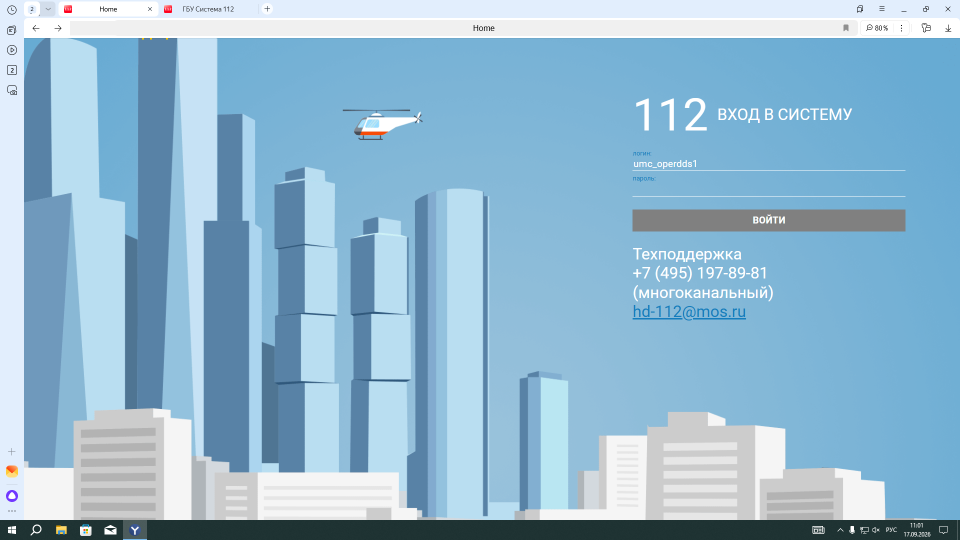
#> input picture frontend/screenshots/reference/dds_01__login.png, 1920 x 1080 px (shown at 1/2 size)
$ python -i compare.py   (imports and definitions only)
#> lines starting #> are read from the running program, lines starting #| are printed output that depends on the picture
# -*- coding: utf-8 -*-
"""Сравнение «кадр боевой системы — экран тренажёра» для аудита и слайдов.

У кадров боевой системы срезается рамка браузера и панель задач: в
адресной строке там внутренний адрес стенда заказчика, выносить его
в открытые материалы нельзя.

Запуск: python3 compare.py <каталог эталонов> <каталог наших кадров> <куда>
"""
import sys
from pathlib import Path

from PIL import Image, ImageDraw, ImageFont

# [1 line that did not run here, left out]
# [1 line not run here, left out]

ПАРЫ = [
    ("вход", "dds_01__login.png", "desktop-01-вход.png"),
    ("журнал", "dds_04__journal-rows.png", "desktop-05-журнал-ддс.png"),
    ("карточка-112", "kartochka_01__card112-empty-quick-types.png", "desktop-03-карточка112.png"),
    ("карточка-ддс", "dds_18__card-dds-history-full.png", "desktop-06-карточка-ддс.png"),
]

ШИРИНА = 960


def шрифт(размер):
    for путь in ("/usr/share/fonts/truetype/dejavu/DejaVuSans-Bold.ttf",
                 "/usr/share/fonts/truetype/liberation/LiberationSans-Bold.ttf"):
        if Path(путь).exists():
            return ImageFont.truetype(путь, размер)
    return ImageFont.load_default()


def эталон(путь):
    im = Image.open(путь).convert("RGB")
#> im is the input picture: PIL image 1920x1080 RGB; mean R, G, B 145.6, 184.5, 209
    w, h = im.size
#> w = 1920; h = 1080
    # Рамка браузера сверху (вкладки и адрес), боковая панель слева,
    # панель задач снизу — по кадрам 1920×1080
    im = im.crop((48, 76, w, h - 40))
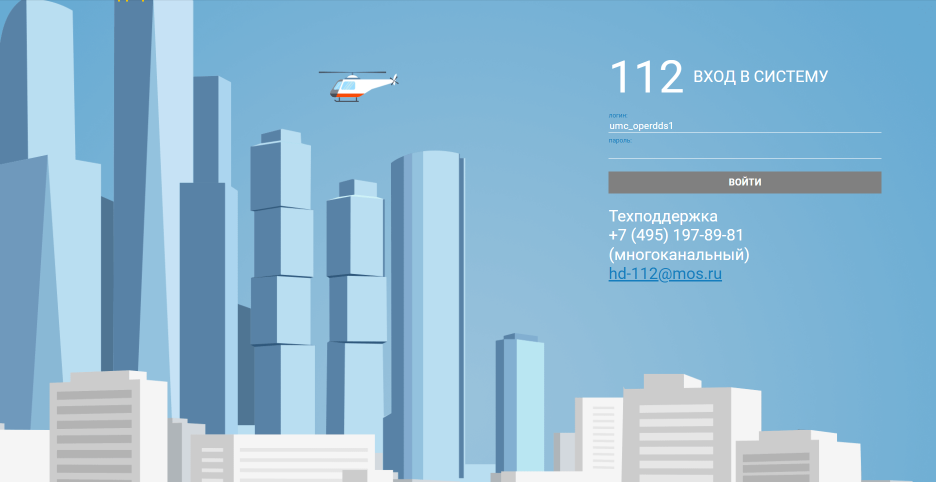
#> im: PIL image 1872x964 RGB (shown at 1/2 size); mean R, G, B 141, 184.2, 211.4
    return im.resize((ШИРИНА, round(im.height * ШИРИНА / im.width)))
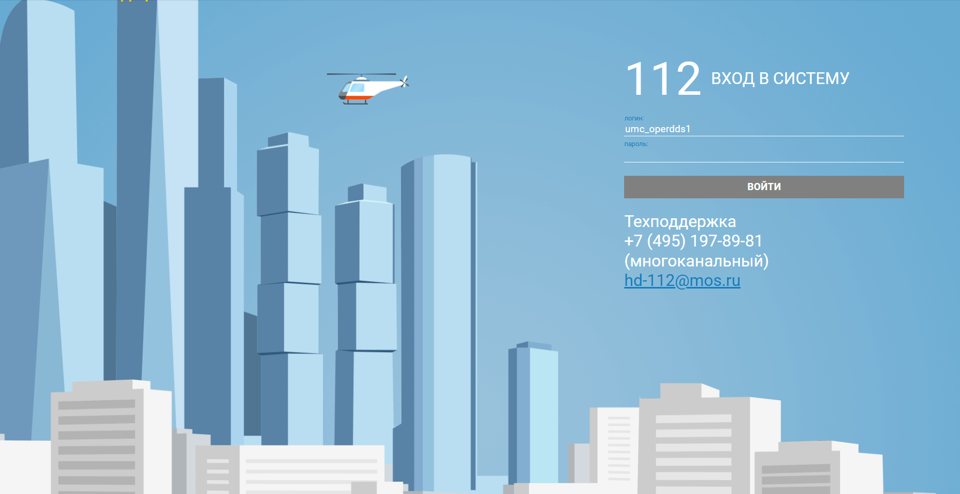
#> returned value: PIL image 960x494 RGB; mean R, G, B 141, 184.2, 211.4


def наш(путь):
    im = Image.open(путь).convert("RGB")
    return im.resize((ШИРИНА, round(im.height * ШИРИНА / im.width)))


# [15 lines not run here, left out]

>>> result = эталон('../../frontend/screenshots/reference/dds_01__login.png')
